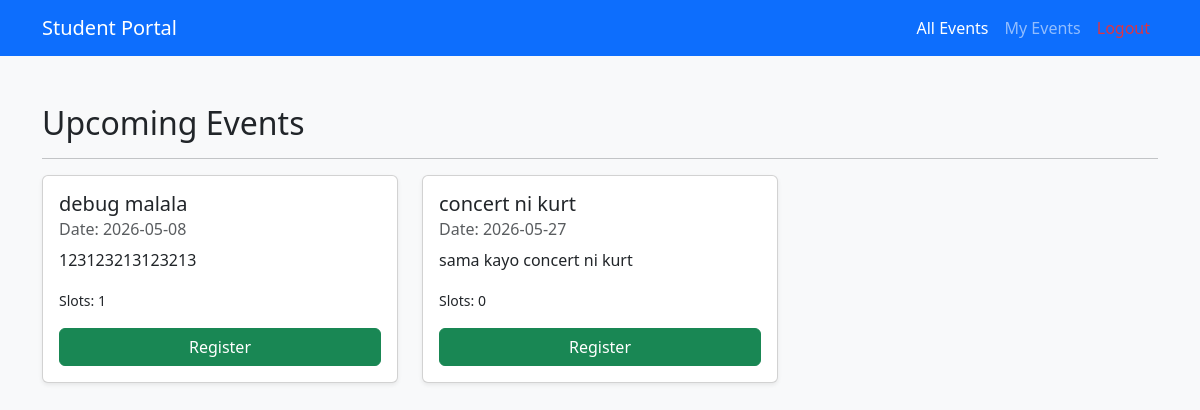
/student/register-action.php (signed in), run on the app's committed database.
### tables this page shows
CREATE TABLE `events` (
  `id` int(11) NOT NULL,
  `title` varchar(150) NOT NULL,
  `description` text NOT NULL,
  `event_date` date NOT NULL,
  `slots` int(11) NOT NULL
);

### student/register-action.php (the view, shortened to what this page needs)
<?php
require_once '../auth/db.php';
$stmt = $pdo->query("SELECT * FROM events ORDER BY event_date ASC");
$events = $stmt->fetchAll(PDO::FETCH_ASSOC);
?>
<!DOCTYPE html>
<html lang="en">
<head>
    <link href="https://cdn.jsdelivr.net/npm/bootstrap@5.3.0/dist/css/bootstrap.min.css" rel="stylesheet">
</head>
<body class="bg-light">
<nav class="navbar navbar-expand-lg navbar-dark bg-primary">
    <div class="container">
        <a class="navbar-brand" href="dashboard.php">Student Portal</a>
        <ul class="navbar-nav ms-auto">
            <li class="nav-item">
                <a class="nav-link active" href="dashboard.php">All Events</a>
            </li>
            <li class="nav-item">
                <a class="nav-link" href="my-events.php">My Events</a>
            </li>
            <li class="nav-item">
                <a class="nav-link text-danger" href="../auth/logout.php">Logout</a>
            </li>
        </ul>
    </div>
</nav>
<div class="container mt-5">
    <h2>Upcoming Events</h2>
    <hr>
    <div class="row">
        <?php foreach ($events as $event): ?>
            <div class="col-md-4 mb-4">
                <div class="card shadow-sm">
                    <div class="card-body">
                        <h5 class="card-title"><?php echo htmlspecialchars($event['title']); ?></h5>
                        <h6 class="card-subtitle mb-2 text-muted">
                            Date: <?php echo htmlspecialchars($event['event_date']); ?>
                        </h6>
                        <p class="card-text"><?php echo htmlspecialchars($event['description']); ?></p>
                        <p class="card-text"><small>Slots: <?php echo htmlspecialchars($event['slots']); ?></small></p>
                        <form method="POST" action="register-action.php">
                            <button type="submit" class="btn btn-success w-100">Register</button>
                        </form>
                    </div>
                </div>
            </div>
        <?php endforeach; ?>
    </div>
</div>
</body>
</html>

### data on the page
events: title "debug malala", event_date "2026-05-08", description "123123213123213", slots "1"
events: title "concert ni kurt", event_date "2026-05-27", description "sama kayo concert ni kurt", slots "0"
